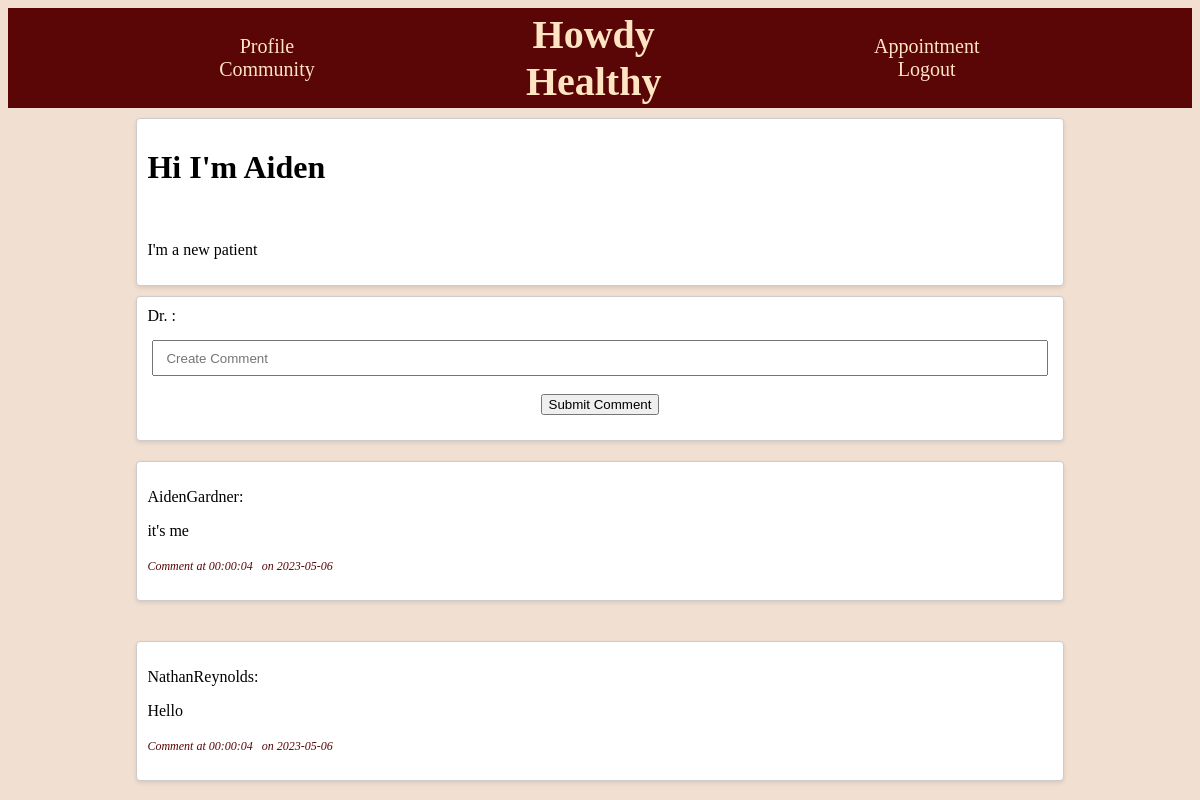
The app's page /community/comment_page/index.php?postid=9 (signed in) with its own data.
### tables this page shows
CREATE TABLE `post` (
  `post_id` int(11) NOT NULL,
  `p_id` int(11) DEFAULT NULL,
  `d_id` int(11) DEFAULT NULL,
  `title` varchar(255) NOT NULL,
  `post_content` longtext DEFAULT NULL,
  `created_at` datetime NOT NULL
);

CREATE TABLE `comment` (
  `comment_id` int(11) NOT NULL,
  `p_id` int(11) DEFAULT NULL,
  `d_id` int(11) DEFAULT NULL,
  `post_id` int(11) NOT NULL,
  `comment_text` longtext NOT NULL,
  `comment_date` date NOT NULL,
  `comment_time` time NOT NULL
);

CREATE TABLE `patient` (
  `p_id` int(11) NOT NULL,
  `first_name` varchar(50) NOT NULL,
  `last_name` varchar(50) NOT NULL,
  `DOB` date NOT NULL,
  `h_id` int(11) NOT NULL,
  `d_id` int(11) NOT NULL,
  `p_password` int(11) NOT NULL,
  `p_email` varchar(254) NOT NULL
);

### community/comment_page/index.php (the view, shortened to what this page needs)
<?php
      include('../../config/db_connect.php');
      $fname = $lname = "";
      if (!isset($_SESSION["name"])) {
        header("location: ../signin_page");
      } else {
        $isPatient = $_SESSION['isPatient'];
        $nameData = explode(" ", $_SESSION['name']);
        $fname = $nameData[0];
        $lname = $nameData[1];
      }
      $post_id = $_GET['postid'];
      $sql = "SELECT * FROM comment WHERE post_id = $post_id";
      $currentPostsql = "SELECT * FROM post WHERE post_id = $post_id";
      $result = mysqli_query($conn, $sql);
      $currentPostResult = mysqli_query($conn, $currentPostsql);
      $comments = mysqli_fetch_all($result, MYSQLI_ASSOC);
      $currentPost = mysqli_fetch_assoc($currentPostResult);
?>
<!DOCTYPE html>
<html>
  <head>
    <?php
      $cssFile = 'index.css';
      $cssContent = file_get_contents($cssFile);
      $hash = md5($cssContent);
    ?>
     <link rel="stylesheet" type="text/css" href="index.css?version=<?php echo $hash; ?>">
  </head>
  <?php include('../../header/header.php'); ?>
  <div class="container">
      <div class="post-card">
        <?php if (isset($currentPost['title'])) echo "<h1>" . htmlspecialchars($currentPost['title']) . "</h1>"; ?>
        <br>
        <?php if (isset($currentPost['post_content'])) echo "<p>" . htmlspecialchars($currentPost['post_content']) . "</p>"; ?>
      </div>
      <div class="post-card">
        <?php
        if ($isPatient){
          $sql = "SELECT * FROM patient WHERE  first_name = '$fname' AND last_name = '$lname'";
          echo 'Patient ' . $lname . ': ';
        } else{
            echo 'Dr. ' . $lname . ': ';
        }
        ?>
        <div class="create-post">
          <form action="insert_comment.php" method="POST">
            <input id="input" type="text" name="comment" placeholder="Create Comment" required>
            <br></br>
            <input type="submit" name="submit" value="Submit Comment">
          </form>
        </div>
      </div>
      <div class="post-container">
        <?php foreach($comments as $comment){ ?>
            <div class="post-card">
            <div class="card-content">
                <?php
                  if ($comment['p_id'] == null) {
                    $comment_d_id = $comment['d_id'];
                    $doctor_sql = "SELECT * FROM doctor WHERE d_id = $comment_d_id";
                    $doctor_result = mysqli_query($conn, $doctor_sql);
                    $doctor = mysqli_fetch_assoc($doctor_result);
                    $doctor_lastname = htmlspecialchars($doctor['last_name']);
                    $doctor_firstname = htmlspecialchars($doctor['first_name']);
                    echo "<p> <span class='comment-user'> Dr. " . $doctor_firstname . $doctor_lastname .": </span> <p>";
                  } else {
                    $comment_p_id = $comment['p_id'];
                    $patient_sql = "SELECT * FROM patient WHERE p_id = $comment_p_id";
                    $patient_result = mysqli_query($conn, $patient_sql);
                    $patient = mysqli_fetch_assoc($patient_result);
                    $patient_lastname = htmlspecialchars($patient['last_name']);
                    $patient_firstname = htmlspecialchars($patient['first_name']);
                    echo "<p> <span class='comment-user'>" . $patient_firstname . $patient_lastname .": </span> <p>";
                  }
                ?>
                <p><?php echo htmlspecialchars($comment['comment_text']); ?></p>
                <p>
                  <?php echo "<span class='comment-meta'>Comment at " . html_entity_decode($comment['comment_time']) . "</span>"; ?>
                  <?php echo "<span class='comment-meta'>on " . html_entity_decode($comment['comment_date']) . "</span>"; ?>
                </p>
            </div>
            </div>
        <?php } ?>
      </div>
  </div>
  </body>
</html>

### community/comment_page/index.css (style rules this page uses)
.container { width: 80%; margin: 0 auto; }
.create-post { width: 100%; margin-top: 15px; margin-bottom: 15px; text-align: center; justify-content: center; }
#input { width:98%; height: 30px; justify-content: center; }
#input::placeholder { padding: 10px; }
.post-container { width: 100%; display: grid; grid-template-columns: auto; grid-gap: 20px; }
.post-card { display: block; background-color: #fff; border: 1px solid #ccc; border-radius: 4px; box-shadow: 0 2px 4px rgba(0,0,0,0.1); padding: 10px; margin: 10px; }
.post-card h1 { margin-top: 20px; width: 100%; text-align: left; }
.comment-meta { font-style: italic; font-size: 12px; margin-right: 5px; color: #5a0606; }

### header/header.css (style rules this page uses)
h1 { margin-top: 20px; width: 50%; text-align: left; }
body { background-color: rgb(241, 223, 209); }

### records on screen
post: title "Hi I'm Aiden", post_content "I'm a new patient"
comment: p.first_name "Aiden", p.last_name "Gardner", comment_text "it's me", comment_time "00:00:04", comment_date "2023-05-06"
comment: p.first_name "Nathan", p.last_name "Reynolds", comment_text "Hello", comment_time "00:00:04", comment_date "2023-05-06"
